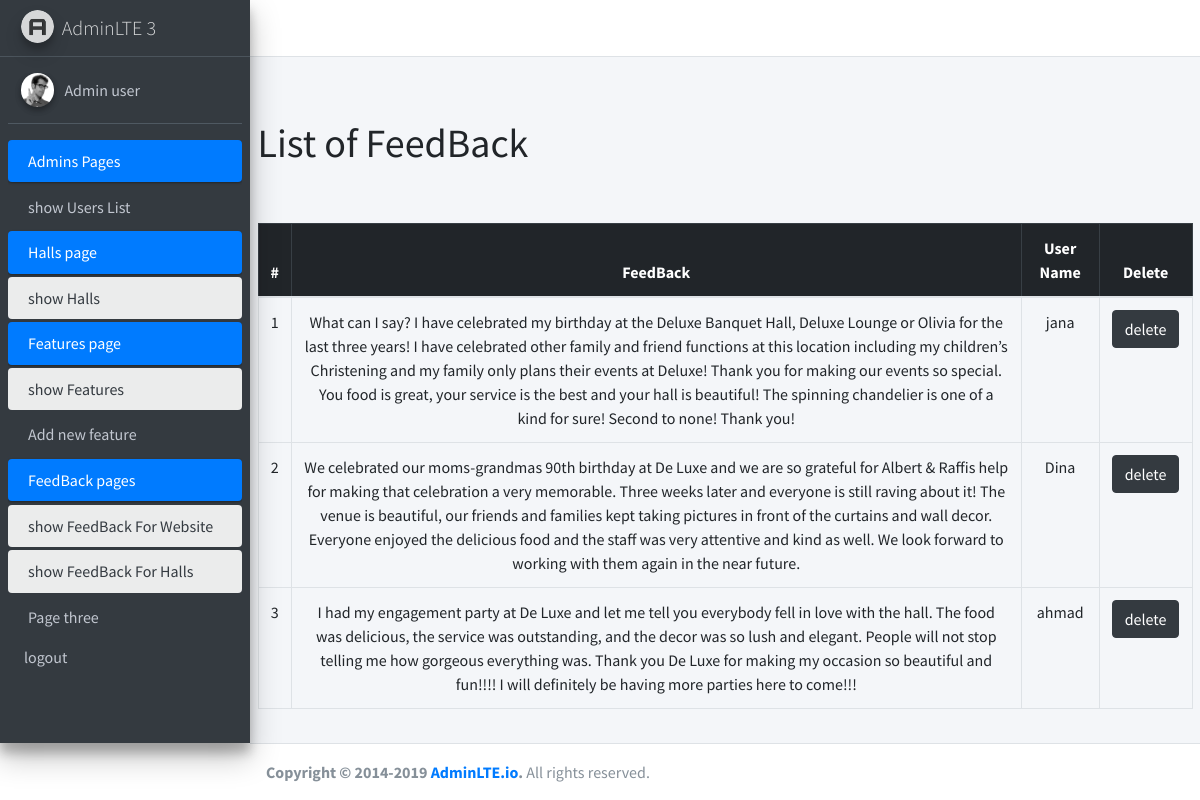
The app's page /admin/ShowFeedBack.php, older data.
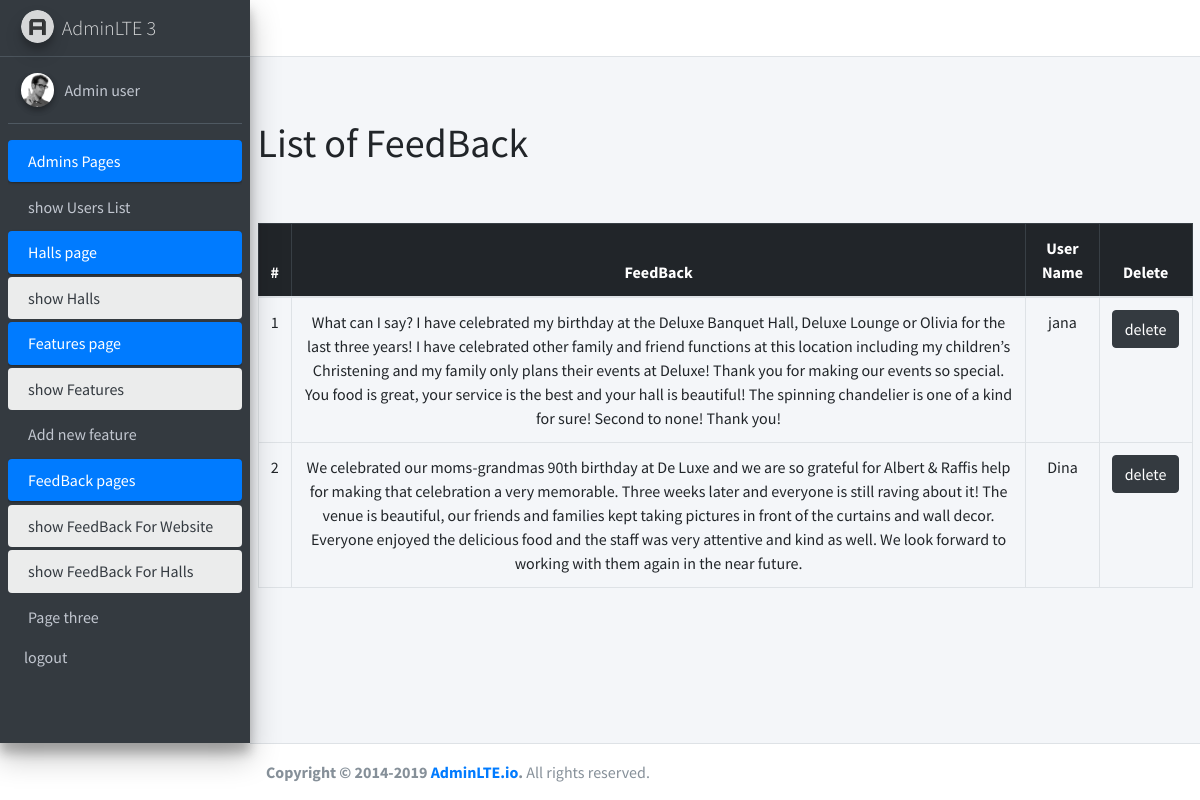
The same page, newer data.
### tables this page shows
CREATE TABLE `feedbacks` (
  `id` int NOT NULL,
  `FeedBack` varchar(500) NOT NULL,
  `user_id` int NOT NULL
);

CREATE TABLE `users` (
  `id` int NOT NULL,
  `name` varchar(200) NOT NULL,
  `password` varchar(200) NOT NULL,
  `email` varchar(200) NOT NULL,
  `type` enum('user','owner') NOT NULL DEFAULT 'user',
  `status` tinyint(1) NOT NULL DEFAULT '1',
  `created_at` datetime NOT NULL DEFAULT CURRENT_TIMESTAMP
);

### admin/handlers/get_feedback.php (called while the page is built)
<?php
$sql="SELECT f.id, f.FeedBack, u.name
FROM feedbacks f
INNER JOIN users u
ON f.user_id = u.id";
$sqlResult=mysqli_query($conn,$sql);
$feedbackData=mysqli_fetch_all($sqlResult);
?>

### admin/ShowFeedBack.php (the view, shortened to what this page needs)
<?php session_start();
require("handlers/db.php");
require("handlers/get_feedback.php");
$sql="SELECT * FROM feedbacks";
$query=mysqli_query($conn,$sql);
if(mysqli_num_rows($query)>0){
$feedback=mysqli_fetch_all($query,MYSQLI_ASSOC);
}
require("inc/header.php");
?>
<main role="main" class="flex-shrink-0 ">
        <div class="container">
        <br>
            <h1>List of FeedBack</h1>
            <br>
        <br>
            <table class="table table-bordered text-center justify-content-start">
                <thead  class="table-dark">
                    <tr>
                    <th scope="col">#</th>
                    <th scope="col">FeedBack</th>
                    <th scope="col">User Name</th>
                    <th scope="col">Delete</th>
                    </tr>
                </thead>
                <tbody>
<?php
if(isset($feedback)){
foreach($feedbackData as $index=>$feedback){?>
    <tr>
    <td><?=$index+1;?></td>
    <td><?=$feedback[1];?></td>
    <td><?=$feedback[2];?></td>
   <td><a href="handlers/deletefeedback.php?feedbackId=<?= $feedback[0];?>"class="btn btn-dark">delete</a></td>
    </tr>
<?php }
}
else{?>
  <tr>
    <td colspan="6" class="text-center">No Feedback Added</td>
  </tr>
  <?php
} ?>
                </tbody>
            </table>
        </div>
    </main>
  <?php
require("inc/footer.php");
?>

Row changes from the older to the newer data that the page shows:
removed feedbacks: FeedBack "I had my engagement party at De Luxe and let me tell you everybody fell in love with the hall. The food was delicious, the service was outstanding, and the decor was so lush and elegant. People will not stop telling me how gorgeous everything was. Thank you De Luxe for making my occasion so beautiful and fun!!!! I will definitely be having more parties here to come!!!", user.name "ahmad"
